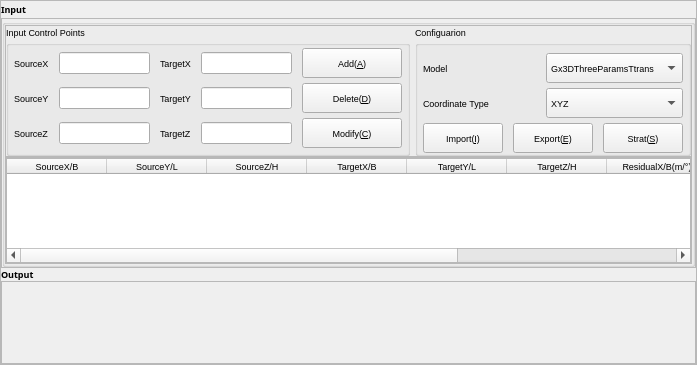
              <widget class="QWidget" name="widgetContentCenter" native="true">
               <property name="font">
                <font>
                 <pointsize>7</pointsize>
                </font>
               </property>
               <layout class="QHBoxLayout" name="horizontalLayout_5">
                <property name="spacing">
                 <number>0</number>
                </property>
                <property name="leftMargin">
                 <number>0</number>
                </property>
                <property name="topMargin">
                 <number>0</number>
                </property>
                <property name="rightMargin">
                 <number>0</number>
                </property>
                <property name="bottomMargin">
                 <number>0</number>
                </property>
                <item>
                 <widget class="QFrame" name="frame_widgetContentCenter">
                  <property name="frameShape">
                   <enum>QFrame::StyledPanel</enum>
                  </property>
                  <property name="frameShadow">
                   <enum>QFrame::Raised</enum>
                  </property>
                  <layout class="QVBoxLayout" name="verticalLayout_5" stretch="1,15,0,5">
                   <property name="spacing">
                    <number>0</number>
                   </property>
                   <property name="leftMargin">
                    <number>0</number>
                   </property>
                   <property name="topMargin">
                    <number>0</number>
                   </property>
                   <property name="rightMargin">
                    <number>0</number>
                   </property>
                   <property name="bottomMargin">
                    <number>0</number>
                   </property>
                   <item>
                    <widget class="QLabel" name="labelInput">
                     <property name="minimumSize">
                      <size>
                       <width>500</width>
                       <height>0</height>
                      </size>
                     </property>
                     <property name="font">
                      <font>
                       <family>微软雅黑</family>
                       <weight>75</weight>
                       <bold>true</bold>
                      </font>
                     </property>
                     <property name="text">
                      <string>Input</string>
                     </property>
                    </widget>
                   </item>
                   <item>
                    <widget class="QFrame" name="frameInput">
                     <property name="frameShape">
                      <enum>QFrame::StyledPanel</enum>
                     </property>
                     <property name="frameShadow">
                      <enum>QFrame::Raised</enum>
                     </property>
                     <layout class="QVBoxLayout" name="verticalLayout_4" stretch="0">
                      <property name="spacing">
                       <number>0</number>
                      </property>
                      <property name="leftMargin">
                       <number>0</number>
                      </property>
                      <property name="topMargin">
                       <number>0</number>
                      </property>
                      <property name="rightMargin">
                       <number>0</number>
                      </property>
                      <property name="bottomMargin">
                       <number>0</number>
                      </property>
                      <item>
                       <widget class="QGroupBox" name="groupBox_frameInput">
                        <property name="styleSheet">
                         <string notr="true"/>
                        </property>
                        <property name="title">
                         <string/>
                        </property>
                        <layout class="QVBoxLayout" name="verticalLayout_8" stretch="1,2">
                         <property name="spacing">
                          <number>0</number>
                         </property>
                         <property name="leftMargin">
                          <number>0</number>
                         </property>
                         <property name="topMargin">
                          <number>0</number>
                         </property>
                         <property name="rightMargin">
                          <number>0</number>
                         </property>
                         <property name="bottomMargin">
                          <number>0</number>
                         </property>
                         <item>
                          <widget class="QFrame" name="frameTop_groupBox_frameInput">
                           <property name="frameShape">
                            <enum>QFrame::StyledPanel</enum>
                           </property>
                           <property name="frameShadow">
                            <enum>QFrame::Raised</enum>
                           </property>
                           <layout class="QHBoxLayout" name="horizontalLayout_6" stretch="3,2">
                            <property name="spacing">
                             <number>5</number>
                            </property>
                            <property name="leftMargin">
                             <number>0</number>
                            </property>
                            <property name="topMargin">
                             <number>0</number>
                            </property>
                            <property name="rightMargin">
                             <number>0</number>
                            </property>
                            <property name="bottomMargin">
                             <number>0</number>
                            </property>
                            <item>
                             <widget class="QGroupBox" name="groupBox_2">
                              <property name="styleSheet">
                               <string notr="true"/>
                              </property>
                              <property name="title">
                               <string>Input Control Points</string>
                              </property>
                              <layout class="QGridLayout" name="gridLayout">
                               <property name="leftMargin">
                                <number>5</number>
                               </property>
                               <property name="topMargin">
                                <number>5</number>
                               </property>
                               <property name="rightMargin">
                                <number>5</number>
                               </property>
                               <property name="bottomMargin">
                                <number>2</number>
                               </property>
                               <property name="horizontalSpacing">
                                <number>10</number>
                               </property>
                               <property name="verticalSpacing">
                                <number>5</number>
                               </property>
                               <item row="0" column="0">
                                <widget class="QLabel" name="label">
                                 <property name="text">
                                  <string>SourceX</string>
                                 </property>
                                </widget>
                               </item>
                               <item row="0" column="1">
                                <widget class="QLineEdit" name="lineEdit"/>
                               </item>
                               <item row="0" column="2">
                                <widget class="QLabel" name="label_7">
                                 <property name="text">
                                  <string>TargetX</string>
                                 </property>
                                </widget>
                               </item>
                               <item row="0" column="3">
                                <widget class="QLineEdit" name="lineEdit_4"/>
                               </item>
                               <item row="0" column="4">
                                <widget class="QPushButton" name="pushButton">
                                 <property name="minimumSize">
                                  <size>
                                   <width>100</width>
                                   <height>30</height>
                                  </size>
                                 </property>
                                 <property name="text">
                                  <string>Add(&amp;A)</string>
                                 </property>
                                 <property name="flat">
                                  <bool>false</bool>
                                 </property>
                                </widget>
                               </item>
                               <item row="1" column="0">
                                <widget class="QLabel" name="label_5">
                                 <property name="text">
                                  <string>SourceY</string>
                                 </property>
                                </widget>
                               </item>
                               <item row="1" column="1">
                                <widget class="QLineEdit" name="lineEdit_2"/>
                               </item>
                               <item row="1" column="2">
                                <widget class="QLabel" name="label_8">
                                 <property name="text">
                                  <string>TargetY</string>
                                 </property>
                                </widget>
                               </item>
                               <item row="1" column="3">
                                <widget class="QLineEdit" name="lineEdit_5"/>
                               </item>
                               <item row="1" column="4">
                                <widget class="QPushButton" name="pushButton_3">
                                 <property name="minimumSize">
                                  <size>
                                   <width>40</width>
                                   <height>30</height>
                                  </size>
                                 </property>
                                 <property name="text">
                                  <string>Delete(&amp;D)</string>
                                 </property>
                                </widget>
                               </item>
                               <item row="2" column="0">
                                <widget class="QLabel" name="label_6">
                                 <property name="text">
                                  <string>SourceZ</string>
                                 </property>
                                </widget>
                               </item>
                               <item row="2" column="1">
                                <widget class="QLineEdit" name="lineEdit_3"/>
                               </item>
                               <item row="2" column="2">
                                <widget class="QLabel" name="label_9">
                                 <property name="text">
                                  <string>TargetZ</string>
                                 </property>
                                </widget>
                               </item>
                               <item row="2" column="3">
                                <widget class="QLineEdit" name="lineEdit_6"/>
                               </item>
                               <item row="2" column="4">
                                <widget class="QPushButton" name="pushButton_4">
                                 <property name="minimumSize">
                                  <size>
                                   <width>40</width>
                                   <height>30</height>
                                  </size>
                                 </property>
                                 <property name="text">
                                  <string>Modify(&amp;C)</string>
                                 </property>
                                </widget>
                               </item>
                              </layout>
                             </widget>
                            </item>
                            <item>
                             <widget class="QGroupBox" name="groupBox_3">
                              <property name="title">
                               <string>Configuarion</string>
                              </property>
                              <layout class="QGridLayout" name="gridLayout_2" rowstretch="1,1,1" rowminimumheight="30,30,0">
                               <property name="leftMargin">
                                <number>5</number>
                               </property>
                               <property name="topMargin">
                                <number>10</number>
                               </property>
                               <property name="rightMargin">
                                <number>5</number>
                               </property>
                               <property name="bottomMargin">
                                <number>0</number>
                               </property>
                               <property name="horizontalSpacing">
                                <number>0</number>
                               </property>
                               <property name="verticalSpacing">
                                <number>5</number>
                               </property>
                               <item row="0" column="0">
                                <widget class="QLabel" name="label_10">
                                 <property name="sizePolicy">
                                  <sizepolicy hsizetype="Preferred" vsizetype="Preferred">
                                   <horstretch>0</horstretch>
                                   <verstretch>0</verstretch>
                                  </sizepolicy>
                                 </property>
                                 <property name="text">
                                  <string>Model</string>
                                 </property>
                                </widget>
                               </item>
                               <item row="1" column="0" colspan="2">
                                <widget class="QLabel" name="label_11">
                                 <property name="sizePolicy">
                                  <sizepolicy hsizetype="Preferred" vsizetype="Preferred">
                                   <horstretch>0</horstretch>
                                   <verstretch>0</verstretch>
                                  </sizepolicy>
                                 </property>
                                 <property name="text">
                                  <string>Coordinate Type</string>
                                 </property>
                                </widget>
                               </item>
                               <item row="1" column="2">
                                <widget class="QComboBox" name="comboBox_2">
                                 <property name="sizePolicy">
                                  <sizepolicy hsizetype="Preferred" vsizetype="Fixed">
                                   <horstretch>0</horstretch>
                                   <verstretch>0</verstretch>
                                  </sizepolicy>
                                 </property>
                                 <property name="minimumSize">
                                  <size>
                                   <width>0</width>
                                   <height>30</height>
                                  </size>
                                 </property>
                                 <property name="maximumSize">
                                  <size>
                                   <width>16777215</width>
                                   <height>40</height>
                                  </size>
                                 </property>
                                 <item>
                                  <property name="text">
                                   <string>XYZ</string>
                                  </property>
                                 </item>
                                </widget>
                               </item>
                               <item row="0" column="2">
                                <widget class="QComboBox" name="comboBox">
                                 <property name="sizePolicy">
                                  <sizepolicy hsizetype="Preferred" vsizetype="Fixed">
                                   <horstretch>0</horstretch>
                                   <verstretch>0</verstretch>
                                  </sizepolicy>
                                 </property>
                                 <property name="minimumSize">
                                  <size>
                                   <width>0</width>
                                   <height>30</height>
                                  </size>
                                 </property>
                                 <property name="maximumSize">
                                  <size>
                                   <width>16777215</width>
                                   <height>40</height>
                                  </size>
                                 </property>
                                 <item>
                                  <property name="text">
                                   <string>Gx3DThreeParamsTtrans</string>
                                  </property>
                                 </item>
                                </widget>
                               </item>
                               <item row="2" column="0" colspan="3">
                                <widget class="QWidget" name="widget" native="true">
                                 <property name="sizePolicy">
                                  <sizepolicy hsizetype="Preferred" vsizetype="Preferred">
                                   <horstretch>0</horstretch>
                                   <verstretch>0</verstretch>
                                  </sizepolicy>
                                 </property>
                                 <layout class="QHBoxLayout" name="horizontalLayout_8">
                                  <property name="spacing">
                                   <number>10</number>
                                  </property>
                                  <property name="leftMargin">
                                   <number>0</number>
                                  </property>
                                  <property name="topMargin">
                                   <number>0</number>
                                  </property>
                                  <property name="rightMargin">
                                   <number>0</number>
                                  </property>
                                  <property name="bottomMargin">
                                   <number>0</number>
                                  </property>
                                  <item>
                                   <widget class="QPushButton" name="pushButton_2">
                                    <property name="minimumSize">
                                     <size>
                                      <width>0</width>
                                      <height>30</height>
                                     </size>
                                    </property>
                                    <property name="text">
                                     <string>Import(&amp;I)</string>
                                    </property>
                                   </widget>
                                  </item>
                                  <item>
                                   <widget class="QPushButton" name="pushButton_5">
                                    <property name="minimumSize">
                                     <size>
                                      <width>0</width>
                                      <height>30</height>
                                     </size>
                                    </property>
                                    <property name="text">
                                     <string>Export(&amp;E)</string>
                                    </property>
                                   </widget>
                                  </item>
                                  <item>
                                   <widget class="QPushButton" name="pushButton_6">
                                    <property name="minimumSize">
                                     <size>
                                      <width>0</width>
                                      <height>30</height>
                                     </size>
                                    </property>
                                    <property name="text">
                                     <string>Strat(&amp;S)</string>
                                    </property>
                                   </widget>
                                  </item>
                                 </layout>
                                </widget>
                               </item>
                              </layout>
                             </widget>
                            </item>
                           </layout>
                          </widget>
                         </item>
                         <item>
                          <widget class="QFrame" name="frameBottom_groupBox_frameInput_2">
                           <property name="frameShape">
                            <enum>QFrame::StyledPanel</enum>
                           </property>
                           <property name="frameShadow">
                            <enum>QFrame::Raised</enum>
                           </property>
                           <layout class="QHBoxLayout" name="horizontalLayout_7">
                            <property name="spacing">
                             <number>0</number>
                            </property>
                            <property name="leftMargin">
                             <number>0</number>
                            </property>
                            <property name="topMargin">
                             <number>0</number>
                            </property>
                            <property name="rightMargin">
                             <number>0</number>
                            </property>
                            <property name="bottomMargin">
                             <number>0</number>
                            </property>
                            <item>
                             <widget class="QTableWidget" name="tableWidgetControlPoints">
                              <column>
                               <property name="text">
                                <string>SourceX/B</string>
                               </property>
                              </column>
                              <column>
                               <property name="text">
                                <string>SourceY/L</string>
                               </property>
                              </column>
                              <column>
                               <property name="text">
                                <string>SourceZ/H</string>
                               </property>
                              </column>
                              <column>
                               <property name="text">
                                <string>TargetX/B</string>
                               </property>
                              </column>
                              <column>
                               <property name="text">
                                <string>TargetY/L</string>
                               </property>
                              </column>
                              <column>
                               <property name="text">
                                <string>TargetZ/H</string>
                               </property>
                              </column>
                              <column>
                               <property name="text">
                                <string>ResidualX/B(m/°)</string>
                               </property>
                              </column>
                              <column>
                               <property name="text">
                                <string>ResidualY/L(m/°)</string>
                               </property>
                              </column>
                              <column>
                               <property name="text">
                                <string>ResidualZ/H(m/°)</string>
                               </property>
                              </column>
                             </widget>
                            </item>
                           </layout>
                          </widget>
                         </item>
                        </layout>
                       </widget>
                      </item>
                     </layout>
                    </widget>
                   </item>
                   <item>
                    <widget class="QLabel" name="labelOutput">
                     <property name="font">
                      <font>
                       <family>微软雅黑</family>
                       <weight>75</weight>
                       <bold>true</bold>
                      </font>
                     </property>
                     <property name="text">
                      <string>Output</string>
                     </property>
                    </widget>
                   </item>
                   <item>
                    <widget class="QFrame" name="frameOuput">
                     <property name="frameShape">
                      <enum>QFrame::StyledPanel</enum>
                     </property>
                     <property name="frameShadow">
                      <enum>QFrame::Raised</enum>
                     </property>
                    </widget>
                   </item>
                  </layout>
                 </widget>
                </item>
               </layout>
              </widget>
